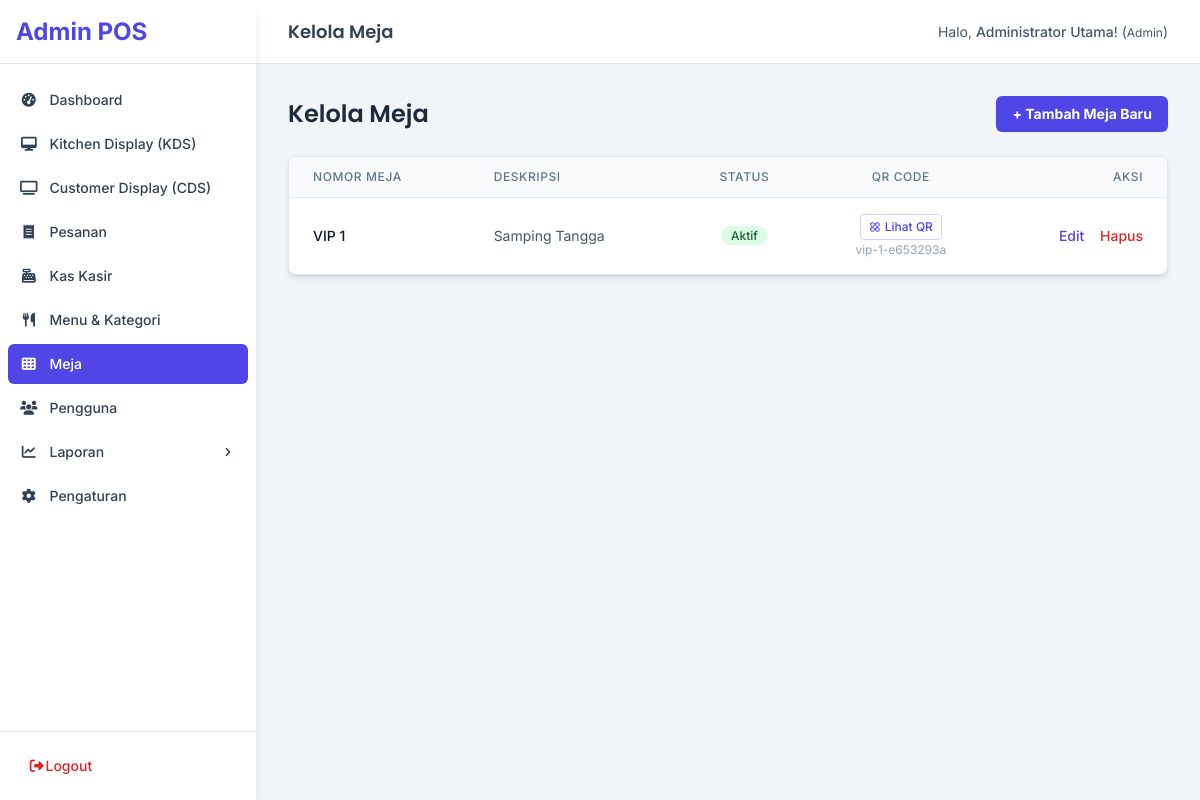
The page /admin/tables (signed in) on the database as committed earlier.
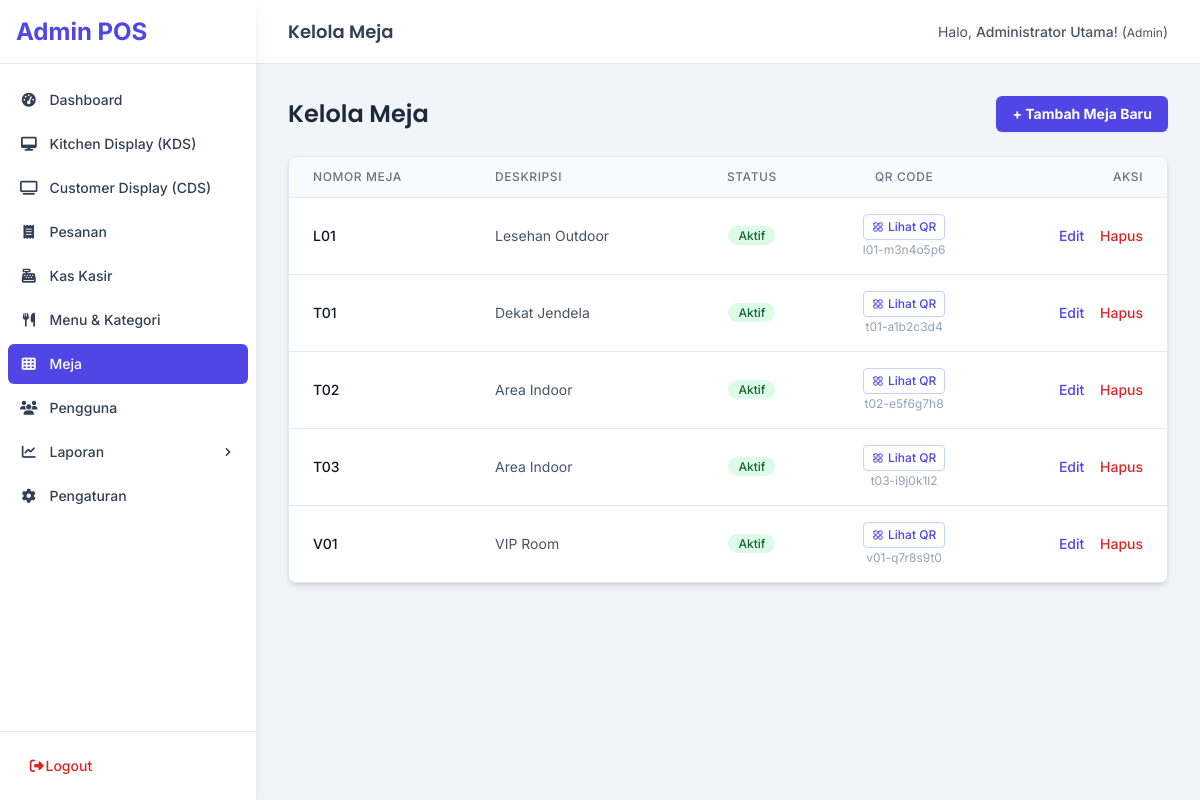
The same page on the database as committed later.
### tables this page shows
CREATE TABLE IF NOT EXISTS `tables` (
  `id` int(10) unsigned NOT NULL AUTO_INCREMENT,
  `table_number` varchar(50) NOT NULL COMMENT 'Nomor atau Nama Meja (e.g., T01, T02, VIP 1)',
  `qr_code_identifier` varchar(100) NOT NULL COMMENT 'Identifier unik untuk URL QR Code (bisa UUID atau random string)',
  `description` varchar(255) DEFAULT NULL COMMENT 'Deskripsi tambahan meja',
  `is_active` tinyint(1) NOT NULL DEFAULT '1' COMMENT 'Apakah meja ini aktif digunakan',
  `created_at` timestamp DEFAULT CURRENT_TIMESTAMP,
  `updated_at` timestamp DEFAULT CURRENT_TIMESTAMP ON UPDATE CURRENT_TIMESTAMP,
  PRIMARY KEY (`id`)  ,
  UNIQUE KEY `table_number` (`table_number`),
  UNIQUE KEY `qr_code_identifier` (`qr_code_identifier`),
  KEY `idx_tables_table_number` (`table_number`),
  KEY `idx_tables_qr_code_identifier` (`qr_code_identifier`)
);

### app/Controllers/Admin/TableController.php (called while the page is built, shortened)
<?php
class TableController extends Controller {
    private $tableModel;
    public function __construct() { $this->tableModel = $this->model('Table'); AuthHelper::requireAdmin(); }
    public function index() { $tables = $this->tableModel->getAllSorted(); $this->view('admin.tables.index', ['pageTitle' => 'Kelola Meja', 'tables' => $tables], 'admin_layout'); }
}

### app/Core/Router.php (called while the page is built, shortened)
<?php
class Router {
    protected $routes = [];
    public function addRoute(string $method, string $route, string $controllerAction): void {
        $route = trim($route, '/');
        $route = preg_replace('/\{([a-z_]+)\}/', '(?P<\1>[a-zA-Z0-9_-]+)', $route);
        $routePattern = ($route === '') ? '#^$#' : '#^' . $route . '$#';
        $this->routes[strtoupper($method)][$routePattern] = $controllerAction;
    }
    protected function match(): array|false {
        $fullPath = trim(parse_url($_SERVER['REQUEST_URI'] ?? '', PHP_URL_PATH) ?? '', '/');
        $basePath = defined('BASE_URL') ? trim(parse_url(BASE_URL, PHP_URL_PATH) ?? '', '/') : '';
        $relativePath = '';
        if (!empty($basePath)) {
            if (str_starts_with($fullPath, $basePath . '/')) {
                $relativePath = substr($fullPath, strlen($basePath) + 1);
            } elseif ($fullPath === $basePath) {
                $relativePath = '';
            } else {
                 $relativePath = $fullPath;
            }
        } else {
            $relativePath = $fullPath;
        }
        $requestUrlForPreg = $relativePath;
        $requestMethod = strtoupper($_SERVER['REQUEST_METHOD'] ?? 'GET');
        if (isset($this->routes[$requestMethod])) {
            foreach ($this->routes[$requestMethod] as $routePattern => $controllerAction) {
                if (preg_match($routePattern, $requestUrlForPreg, $matches)) {
                    $params = [];
                    list($controller, $action) = explode('@', $controllerAction, 2);
                    return [
                        'controller' => $controller,
                        'action' => $action,
                        'params' => $params
                    ];
                }
            }
        }
        return false;
    }
    public function dispatch(): void {
        $match = $this->match();
        $controllerClassName = 'App\\Controllers\\' . $match['controller'];
        $actionName = $match['action'];
        $params = $match['params'];
        $controllerInstance = new $controllerClassName();
        try {
            call_user_func_array([$controllerInstance, $actionName], $params);
        } catch (\Throwable $e) {
             error_log("Error executing action {$controllerClassName}@{$actionName}: " . $e->getMessage() . "\nTrace: " . $e->getTraceAsString());
             throw $e;
        }
    }
}
?>

### public/index.php (called while the page is built, shortened)
<?php
$router = new App\Core\Router();
try {
    $router->dispatch();
} catch (\Throwable $e) {
    error_log("Unhandled Exception/Error: " . $e->getMessage() . "\n" . $e->getTraceAsString());
    http_response_code(500);
    echo "<!DOCTYPE html><html><head><title>Error</title></head><body>";
    echo "<h1>Terjadi Kesalahan</h1>";
    echo "<p>Maaf, terjadi kesalahan pada server. Silakan coba lagi nanti.</p>";
    if (defined('ENVIRONMENT') && ENVIRONMENT === 'development') {
        echo "<pre>Error: " . htmlspecialchars($e->getMessage(), ENT_QUOTES) . "</pre>";
        echo "<pre>" . htmlspecialchars($e->getTraceAsString(), ENT_QUOTES) . "</pre>";
    }
    echo "</body></html>";
    exit;
}
?>

### app/Core/Database.php (called while the page is built, shortened)
<?php
class Database
{
    private $conn = null;
    private static $instance = null;
    private $host = DB_HOST;
    private $user = DB_USER;
    private $pass = DB_PASS;
    private $name = DB_NAME;
    private $port = DB_PORT;
    private function __construct()
    {
        $dsn = 'mysql:host=' . $this->host . ';port=' . $this->port . ';dbname=' . $this->name . ';charset=utf8mb4';
        $options = [
            PDO::ATTR_ERRMODE => PDO::ERRMODE_EXCEPTION,
            PDO::ATTR_DEFAULT_FETCH_MODE => PDO::FETCH_ASSOC,
            PDO::ATTR_EMULATE_PREPARES => false,
        ];
        try {
            $this->conn = new PDO($dsn, $this->user, $this->pass, $options);
        } catch (PDOException $e) {
            error_log("Database Connection Error: " . $e->getMessage());
            die("Gagal terhubung ke database. Silakan cek konfigurasi atau hubungi administrator.");
        }
    }
    public static function getInstance(): Database
    {
        if (self::$instance == null) {
            self::$instance = new Database();
        }
        return self::$instance;
    }
    public function getConnection(): PDO
    {
        return $this->conn;
    }
}
?>

### app/Core/Model.php (called while the page is built, shortened)
<?php
abstract class Model {
    public function __construct() {
        $this->db = Database::getInstance()->getConnection();
    }
}
?>

### app/Models/Table.php (called while the page is built, shortened)
<?php
class Table extends Model {
    protected $table = 'tables';
    public function getAllSorted(): array {
        try {
            $stmt = $this->db->query("SELECT * FROM {$this->table} ORDER BY table_number ASC");
            return $stmt->fetchAll(PDO::FETCH_ASSOC);
        } catch (PDOException $e) {
            error_log("Error fetching all tables: " . $e->getMessage());
            return [];
        }
    }
}
?>

### app/Helpers/SanitizeHelper.php (called while the page is built, shortened)
<?php
class SanitizeHelper {
    public static function html(mixed $data): string {
        return htmlspecialchars((string)$data, ENT_QUOTES, 'UTF-8');
    }
}
?>

### app/Helpers/UrlHelper.php (called while the page is built, shortened)
<?php
class UrlHelper {
    public static function baseUrl(string $path = ''): string {
        $baseUrl = rtrim(BASE_URL, '/');
        $path = ltrim($path, '/');
        return $baseUrl . '/' . $path;
    }
}
?>

### app/views/admin/tables/index.php (the view, shortened to what the rows shown need)
<?php
$tables = $tables ?? [];
?>
<div class="flex justify-between items-center mb-6">
    <h2 class="text-2xl font-semibold text-slate-800">Kelola Meja</h2>
</div>
<div class="bg-white shadow-md rounded-lg overflow-hidden border border-slate-200">
    <div class="overflow-x-auto">
        <table class="min-w-full divide-y divide-slate-200">
            <thead class="bg-slate-50">
                <tr>
                    <th scope="col" class="px-6 py-3 text-left text-xs font-medium text-slate-500 uppercase tracking-wider">Nomor Meja</th>
                    <th scope="col" class="px-6 py-3 text-left text-xs font-medium text-slate-500 uppercase tracking-wider">Deskripsi</th>
                    <th scope="col" class="px-6 py-3 text-center text-xs font-medium text-slate-500 uppercase tracking-wider">Status</th>
                    <th scope="col" class="px-6 py-3 text-center text-xs font-medium text-slate-500 uppercase tracking-wider">QR Code</th>
                    <th scope="col" class="px-6 py-3 text-right text-xs font-medium text-slate-500 uppercase tracking-wider">Aksi</th>
                </tr>
            </thead>
            <tbody class="bg-white divide-y divide-slate-200">
                <?php if (empty($tables)): ?>
                    <tr>
                        <td colspan="5" class="px-6 py-10 text-center text-slate-500 text-sm">Belum ada meja yang ditambahkan.</td>
                    </tr>
                <?php else: ?>
                    <?php foreach ($tables as $table): ?>
                        <tr>
                            <td class="px-6 py-4 whitespace-nowrap text-sm font-medium text-slate-900">
                                <?= SanitizeHelper::html($table['table_number']) ?>
                            </td>
                            <td class="px-6 py-4 text-sm text-slate-600 max-w-xs truncate" title="<?= SanitizeHelper::html($table['description'] ?? '') ?>">
                                <?= SanitizeHelper::html($table['description'] ?? '-') ?>
                            </td>
                            <td class="px-6 py-4 whitespace-nowrap text-center text-xs font-medium">
                                <?php if ($table['is_active']): ?>
                                    <span class="px-2.5 py-0.5 rounded-full bg-green-100 text-green-800">Aktif</span>
                                <?php else: ?>
                                     <span class="px-2.5 py-0.5 rounded-full bg-slate-100 text-slate-600">Nonaktif</span>
                                <?php endif; ?>
                            </td>
                            <td class="px-6 py-4 whitespace-nowrap text-center text-sm">
                                <a href="<?= UrlHelper::baseUrl('/admin/tables/qr/' . $table['id']) ?>" target="_blank" class="text-indigo-600 hover:text-indigo-800 inline-flex items-center text-xs font-medium py-1 px-2 border border-indigo-200 rounded hover:bg-indigo-50" title="Lihat/Cetak QR Code">
                                     Lihat QR
                                </a>
                                 <span class="text-xs text-slate-400 block mt-0.5" title="Identifier untuk URL"><?= SanitizeHelper::html($table['qr_code_identifier']) ?></span>
                            </td>
                            <td class="px-6 py-4 whitespace-nowrap text-right text-sm font-medium space-x-3">
                                <a href="<?= UrlHelper::baseUrl('/admin/tables/edit/' . $table['id']) ?>" class="text-indigo-600 hover:text-indigo-900" title="Edit">Edit</a>
                                <form action="<?= UrlHelper::baseUrl('/admin/tables/destroy/' . $table['id']) ?>" method="POST" class="inline-block delete-confirm-form" data-confirm-message="Yakin ingin menghapus meja '<?= SanitizeHelper::html($table['table_number']) ?>'? Pesanan yang terkait mungkin akan bermasalah.">
                                     <button type="submit" class="text-red-600 hover:text-red-900" title="Hapus">Hapus</button>
                                </form>
                            </td>
                        </tr>
                    <?php endforeach; ?>
                <?php endif; ?>
            </tbody>
        </table>
    </div>
</div>

Rows that differ between the two databases and show on the page:
removed tables: table_number "VIP 1", description "Samping Tangga", is_active "Aktif", qr_code_identifier "vip-1-e653293a"
added tables: table_number "L01", description "Lesehan Outdoor", is_active "Aktif", qr_code_identifier "l01-m3n4o5p6"
added tables: table_number "T01", description "Dekat Jendela", is_active "Aktif", qr_code_identifier "t01-a1b2c3d4"
added tables: table_number "T02", description "Area Indoor", is_active "Aktif", qr_code_identifier "t02-e5f6g7h8"
added tables: table_number "T03", description "Area Indoor", is_active "Aktif", qr_code_identifier "t03-i9j0k1l2"
added tables: table_number "V01", description "VIP Room", is_active "Aktif", qr_code_identifier "v01-q7r8s9t0"
